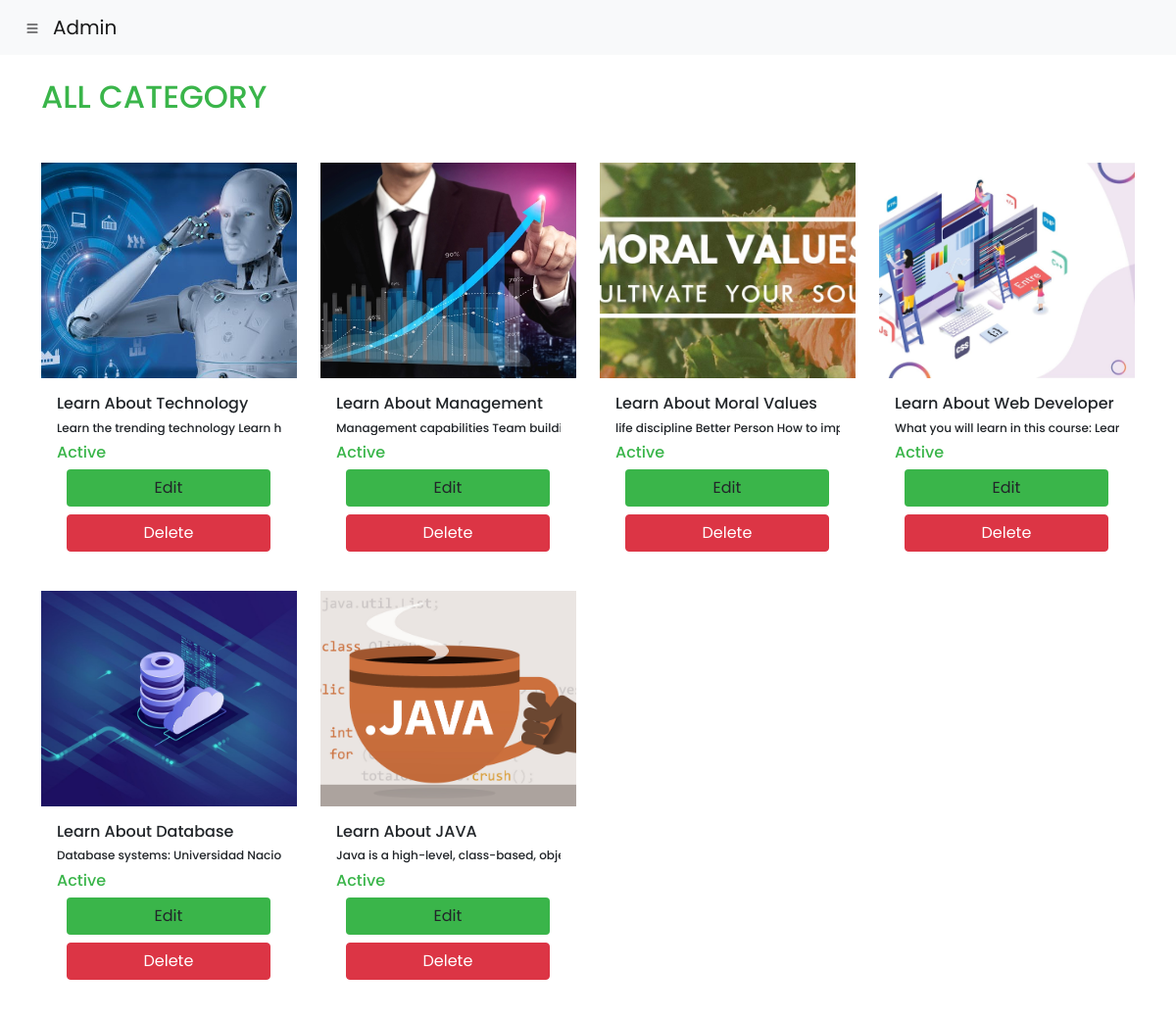
The page /Admin/all_catagori.php (signed in) on the database its author committed.
### tables this page shows
CREATE TABLE `c_cource` (
  `id` int(255) NOT NULL,
  `c_name` varchar(255) NOT NULL,
  `c_des` varchar(255) NOT NULL,
  `c_img` varchar(255) NOT NULL,
  `status` varchar(255) NOT NULL DEFAULT 'Active'
);

### Admin/all_catagori.php (the view, shortened to what this page needs)
<!DOCTYPE html>
<html>
<head>
</head>
<body>
<form method="post">
	<?php include 'navbar.php'; ?>
<div class="container mt-4">
  <div class="row">
    <div class="col-md-12">
      <h2 style="color: #3AB54A;">ALL CATEGORY</h2>
    </div>
  </div>
</div>
<div class="container mt-3">
   <div class="row">
      <?php
include '../conn.php';
$sql = " select * from c_cource ";
$run = mysqli_query($conn,$sql);
while ($row = mysqli_fetch_array($run))
{
?>
      <div class="col-md-3 mt-4">
         <div class="card" style="border: none;">
                    <img src="../Image/<?php echo $row['c_img']; ?>" style="height: 220px; width: 100%; object-fit: cover;">
                    <div class="card-body">
                       <h6 style=" white-space: nowrap; overflow: hidden; "><?php echo $row['c_name']; ?></h6>
                       <h6 style=" white-space: nowrap; overflow: hidden; font-size: 12px;"><?php echo $row['c_des']; ?></h6>
                          <?php
                             if ($row['status'] == 'Active')
                             {
                                ?>
                                   <h6 style="color: #3AB54A;"><?php echo $row['status']; ?></h6>
                                <?php
                             }
                             else
                             {
                              ?>
                                    <h6 style="color: #dc3545;"><?php echo $row['status']; ?></h6>
                              <?php
                             }
                          ?>
<div class="row mt-1">
   <div class="col-md-11">
       <a href="edit_catagori.php?id=<?php echo $row['id']; ?>"><button type="button" class="btn w-100" style="background:#3AB54A;">Edit</button></a>
   </div>
</div>
<div class="row mt-2">
   <div class="col-md-11">
       <a href="delete_catagori.php?id=<?php echo $row['id']; ?>"><button type="button" class="btn btn-danger w-100">Delete</button></a>
   </div>
</div>
                    </div>
         </div>
      </div>
<?php } ?>
   </div>
</div>
<br>
</form>
</body>
</html>

### Admin/navbar.php (style rules this page uses)
body { font-family: 'Poppins', sans-serif; }
a { text-decoration: none; color:#0009; padding: 10px; }

### rows shown on the page
c_cource: c_img (picture), c_name "Learn About Technology", c_des "Learn the trending technology Learn…", status "Active"
c_cource: c_img (picture), c_name "Learn About Management", c_des "Management capabilities Team…", status "Active"
c_cource: c_img (picture), c_name "Learn About Moral Values", c_des "life discipline Better Person How to…", status "Active"
c_cource: c_img (picture), c_name "Learn About Web Developer", c_des "What you will learn in this course:…", status "Active"
c_cource: c_img (picture), c_name "Learn About Database", c_des "Database systems: Universidad…", status "Active"
c_cource: c_img (picture), c_name "Learn About JAVA", c_des "Java is a high-level, class-based,…", status "Active"
